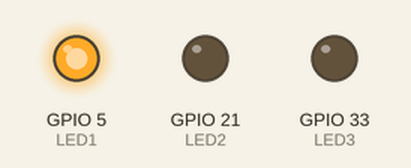
Recording of a sketch running on a simulated ESP32. Shown: output pins drawn as LEDs (lit = HIGH).

Above: at 0.05 s.
At 0.75 s:
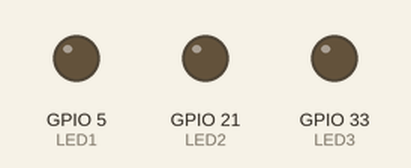
At 1.45 s:
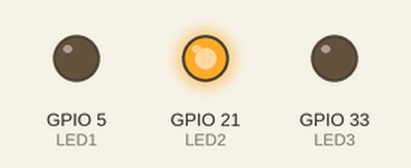
At 2.85 s:
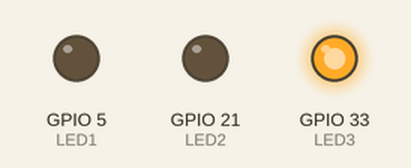
Timing chart, 0 to 3.1 s (numbered marks = the images above):
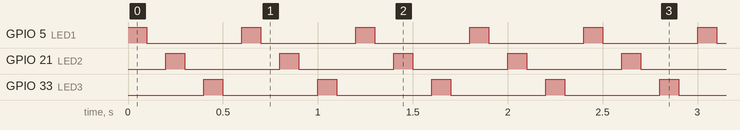

Measured:
- by itself, GPIO 5 (LED1), GPIO 21 (LED2), GPIO 33 (LED3): alternates HIGH for 0.10 s and LOW for 0.50 s

The sketch:

Multiple_LED.ino
```cpp
#define LED1 5
#define LED2 21
#define LED3 33
void setup() {
  // put your setup code here, to run once:
  pinMode(LED1, OUTPUT);
  pinMode(LED2, OUTPUT);
  pinMode(LED3, OUTPUT);
}

void loop() {
  // put your main code here, to run repeatedly:
  digitalWrite(LED1, HIGH);  // turn the LED on (HIGH is the voltage level)
  delay(100);                // wait for a second
  digitalWrite(LED1, LOW);   // turn the LED off by making the voltage LOW
  delay(100);                // wait for a second
  digitalWrite(LED2, HIGH);
  delay(100);
  digitalWrite(LED2, LOW);
  delay(100);
  digitalWrite(LED3, HIGH);
  delay(100);
  digitalWrite(LED3, LOW);
  delay(100);
}
```
